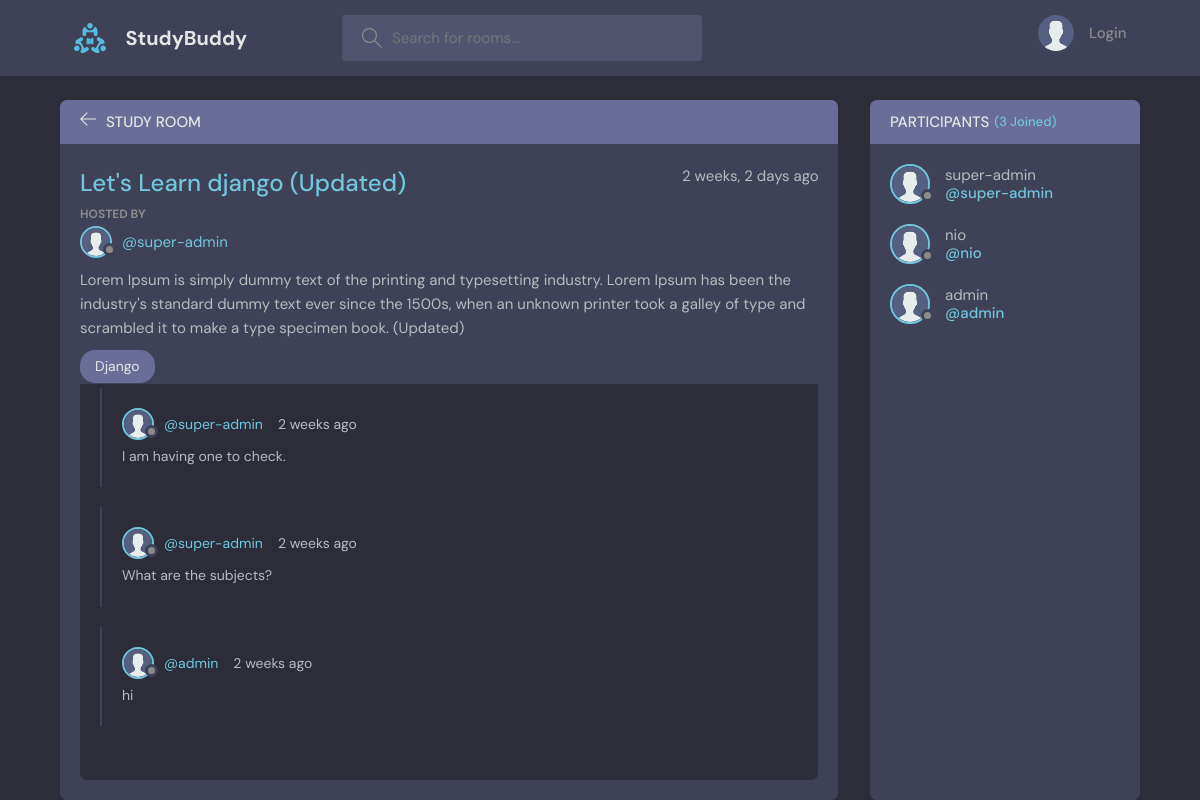
The page /room/1/ on the database its author committed.
### base/models.py (models this page shows, shortened)
class Room(models.Model):
    host = models.ForeignKey(User, on_delete=models.SET_NULL, null=True)
    topic = models.ForeignKey(Topic, on_delete=models.SET_NULL, null=True)
    name = models.CharField(max_length=200)
    description = models.TextField(null=True, blank=True)
    participants = models.ManyToManyField(User, related_name='participants', blank=True) # many to many relationship
    updated = models.DateTimeField(auto_now=True)
    created = models.DateField(auto_now_add=True)
    class Meta:
        ordering = ['-updated', '-created'] # - means descending order
    def __str__(self):
        return self.name

class Topic(models.Model):
    name = models.CharField(max_length=200)
    def __str__(self):
        return self.name

class Message(models.Model):
    user = models.ForeignKey(User, on_delete=models.CASCADE)
    room = models.ForeignKey(Room, on_delete=models.CASCADE)
    body = models.TextField()
    updated = models.DateTimeField(auto_now=True)
    created = models.DateTimeField(auto_now_add=True)
    class Meta:
        ordering = ['-updated', '-created'] # - means descending order

### base/views.py (the view, shortened to what this page needs)
# urls.py: path('room/<str:pk>/', views.room, name='room'),
def room(request, pk):
    room = Room.objects.get(id=pk)
    print('-----------')
    print(room)
    print(room.name)
    print(room.description)
    print('-----------')
    room_message = room.message_set.all().order_by('-created') # fetch the all data from child table by parent's table id
    participants = room.participants.all() # data fetch from many to mayn relationship
    print('-----------')
    print(participants)
    print('-----------')
    context = {'room': room, 'room_message': room_message, 'participants':participants}
    return render(request, 'base/room.html', context)

### base/templates/base/room.html (shortened to what this page needs)
{% extends 'main.html' %}
{% block content %}
{% load static %}
<main class="profile-page layout layout--2">
  <div class="container">
    <div class="room">
      <div class="room__top">
        <div class="room__topLeft">
          <a href="{{request.META.HTTP_REFERER}}">
            <svg version="1.1" xmlns="http://www.w3.org/2000/svg" width="32" height="32" viewBox="0 0 32 32">
              <title>arrow-left</title>
              <path
                d="M13.723 2.286l-13.723 13.714 13.719 13.714 1.616-1.611-10.96-10.96h27.625v-2.286h-27.625l10.965-10.965-1.616-1.607z"
              ></path>
            </svg>
          </a>
          <h3>Study Room</h3>
        </div>
      </div>
      <div class="room__box scroll">
        <div class="room__header scroll">
          <div class="room__info">
            <h3>{{room.name}}</h3>
            <span>{{room.created|timesince}} ago</span>
          </div>
          <div class="room__hosted">
            <p>Hosted By</p>
            <a href="{% url 'profile' room.host.id %}" class="room__author">
              <div class="avatar avatar--small">
                <img src="{% static 'assets/avatar.svg' %}" />
              </div>
              <span>@{{room.host}}</span>
            </a>
          </div>
          <div class="room__details">
            {{room.description}}
          </div>
          <span class="room__topics">{{room.topic}}</span>
        </div>
        <div class="room__conversation">
          <div class="threads scroll">
            {% for message in room_message %}
            <div class="thread">
              <div class="thread__top">
                <div class="thread__author">
                  <a href="{% url 'profile' message.user.id %}" class="thread__authorInfo">
                    <div class="avatar avatar--small">
                      <img src="{% static 'assets/avatar.svg' %}" />
                    </div>
                    <span>@{{message.user.username}}</span>
                  </a>
                  <span class="thread__date">{{message.created|timesince}} ago</span>
                </div>
              </div>
              <div class="thread__details">
                {{message.body}}
              </div>
            </div>
            {% endfor %}
          </div>
        </div>
      </div>
    </div>
    <div class="participants">
      <h3 class="participants__top">Participants <span>({{participants.count}} Joined)</span></h3>
      <div class="participants__list scroll">
        {% for participant in participants %}
        <a href="{% url 'profile' user.id %}" class="participant">
          <div class="avatar avatar--medium">
            <img src="{% static 'assets/avatar.svg' %}" />
          </div>
          <p>
            {{participant}}
            <span>@{{participant}}</span>
          </p>
        </a>
        {% endfor %}
      </div>
    </div>
  </div>
</main>
{% endblock %}

### rows shown on the page
Room: name "Let's Learn django (Updated)", created "2 weeks, 2 days", host "super-admin", description "Lorem Ipsum is simply dummy text of the printing and typesetting industry. Lorem Ipsum has been the industry's standard dummy text ever since the 1500s, when an unknown printer took a galley of type and scrambled it to make a type specimen book. (Updated)", topic "Django"
Message: user.username "super-admin", created "2 weeks", body "I am having one to check."
Message: user.username "super-admin", created "2 weeks", body "What are the subjects?"
Message: user.username "admin", created "2 weeks", body "hi"

### other values the page prints
{{ participants.count }} "3"
{{ participant }} "super-admin"
{{ participant }} "nio"
{{ participant }} "admin"
